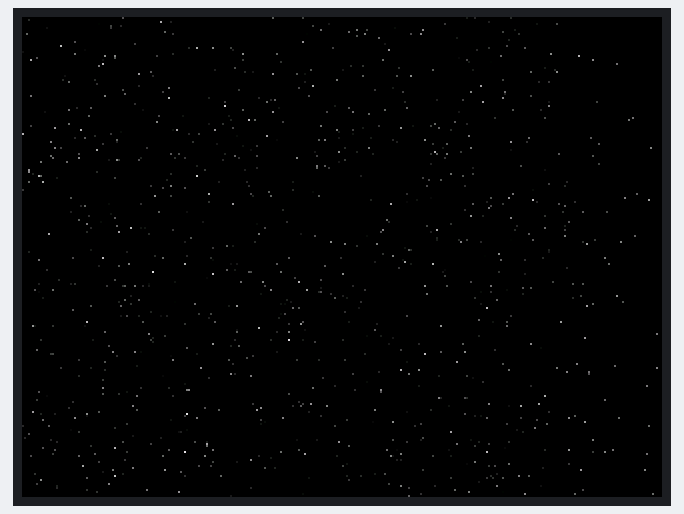
A sketch run on a simulated ESP32. On the bench: 320×240 colour display. Random numbers use the default seed unless the sketch sets one; what the sketch prints to the serial monitor is not drawn.

Above: at 0.68 s.
At 3.14 s:
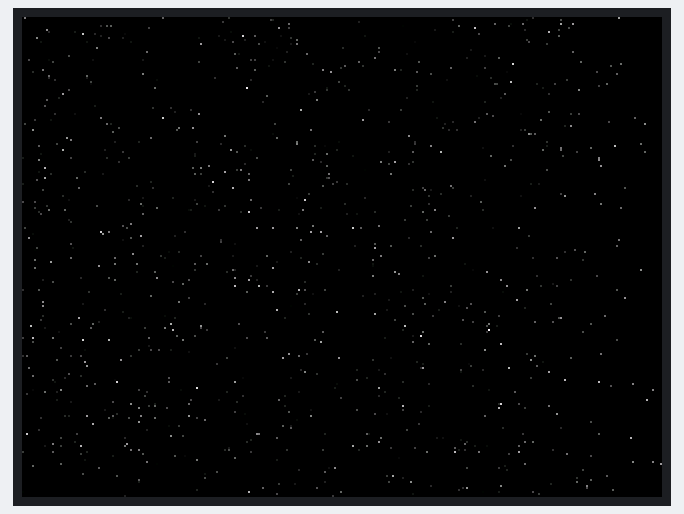
At 5.61 s:
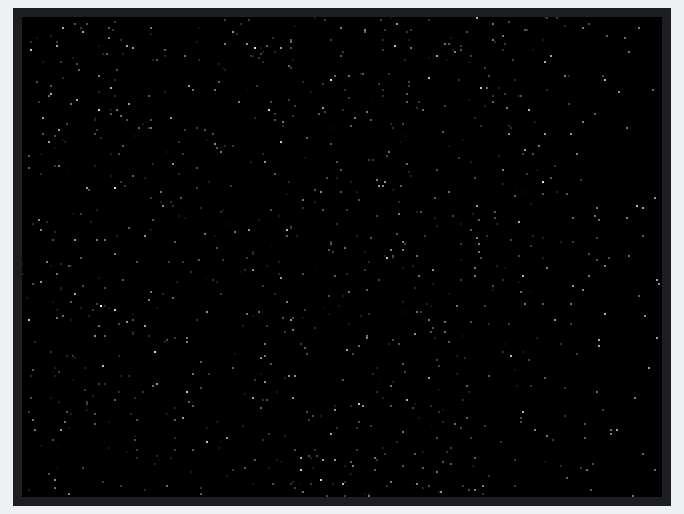
At 10.85 s:
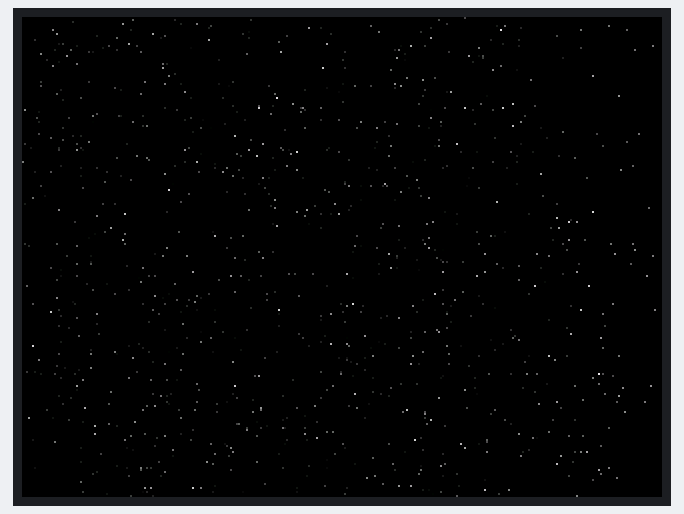
At 15.78 s:
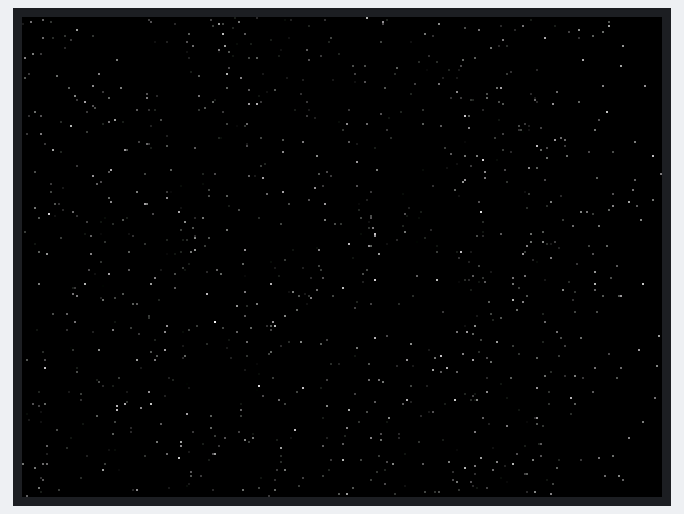
At 21.02 s:
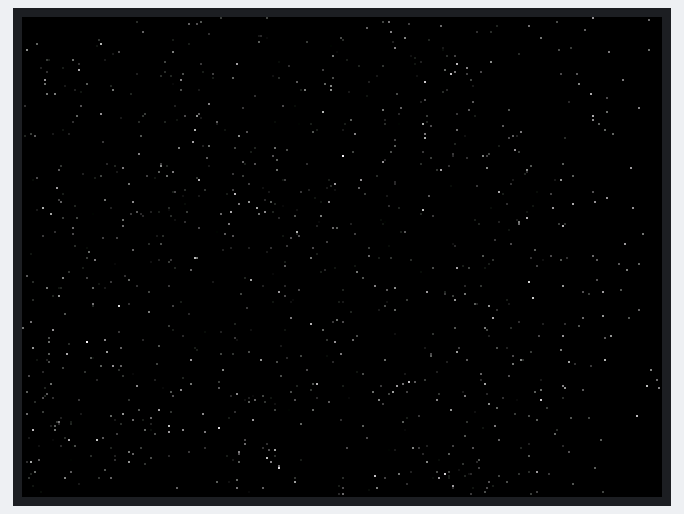

The sketch:

starfield.ino
```cpp
/**
 * ESP32 working w/ arduino IDE
 *
 * Additional board url : https://dl.espressif.com/dl/package_esp32_index.json
 * goto Board Manager
 * choose ESP32 by espressif
 *
 * DOIT ESP32 DEVKIT V1
 *
 * 1.3 MB Sktech
 * 320 KB RAM
 *
 *
 * TFT_eSPI w/ ILI9486 4inch 480x320 pixels
 *
 * don't forget the RESET LINE
 *
 * BEWARE : TouScreenCS is D4 : as same as SD_CS for now
 *
 */


// Animates white pixels to simulate flying through a star field

#include <SPI.h>
#include <TFT_eSPI.h>

// Use hardware SPI
TFT_eSPI tft = TFT_eSPI();

// With 1024 stars the update rate is ~65 frames per second
#define NSTARS 1024
uint8_t sx[NSTARS] = {};
uint8_t sy[NSTARS] = {};
uint8_t sz[NSTARS] = {};

uint8_t za, zb, zc, zx;

// Fast 0-255 random number generator from http://eternityforest.com/Projects/rng.php:
uint8_t __attribute__((always_inline)) rng()
{
  zx++;
  za = (za^zc^zx);
  zb = (zb+za);
  zc = (zc+(zb>>1)^za);
  return zc;
}

void setup() {
  za = random(256);
  zb = random(256);
  zc = random(256);
  zx = random(256);

  // Serial.begin(115200);
  Serial.begin(9600);
  tft.init();
  tft.setRotation(1);
  tft.fillScreen(TFT_BLACK);

  // fastSetup() must be used immediately before fastPixel() to prepare screen
  // It must be called after any other graphics drawing function call if fastPixel()
  // is to be called again
  //tft.fastSetup(); // Prepare plot window range for fast pixel plotting
}

#define MI_W 160
#define MI_H 120
//#define MI_W 240
//#define MI_H 160

void loop()
{
  unsigned long t0 = micros();
  uint8_t spawnDepthVariation = 255;

  for(int i = 0; i < NSTARS; ++i)
  {
    if (sz[i] <= 1)
    {
      sx[i] = MI_W - MI_H + rng();
      sy[i] = rng();
      sz[i] = spawnDepthVariation--;
    }
    else
    {
      int old_screen_x = ((int)sx[i] - MI_W) * 256 / sz[i] + MI_W;
      int old_screen_y = ((int)sy[i] - MI_H) * 256 / sz[i] + MI_H;

      // This is a faster pixel drawing function for occassions where many single pixels must be drawn
      tft.drawPixel(old_screen_x, old_screen_y,TFT_BLACK);

      sz[i] -= 2;
      if (sz[i] > 1)
      {
        int screen_x = ((int)sx[i] - MI_W) * 256 / sz[i] + MI_W;
        int screen_y = ((int)sy[i] - MI_H) * 256 / sz[i] + MI_H;

        if (screen_x >= 0 && screen_y >= 0 && screen_x < (MI_W*2) && screen_y < (MI_H*2) )
        {
          uint8_t r, g, b;
          r = g = b = 255 - sz[i];
          tft.drawPixel(screen_x, screen_y, tft.color565(r,g,b));
        }
        else
          sz[i] = 0; // Out of screen, die.
      }
    }
  }
  unsigned long t1 = micros();
  //static char timeMicros[8] = {};

 // Calcualte frames per second
  Serial.println(1.0/((t1 - t0)/1000000.0));
}
```
